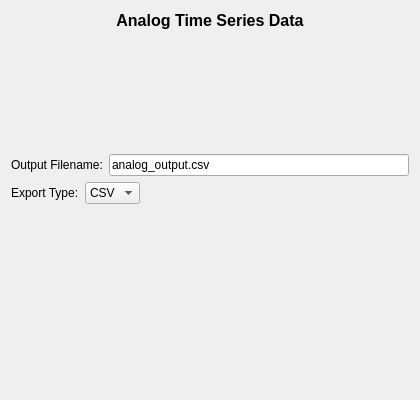
<?xml version="1.0" encoding="UTF-8"?>
<ui version="4.0">
 <class>AnalogTimeSeriesInspector</class>
 <widget class="QWidget" name="AnalogTimeSeriesInspector">
  <property name="geometry">
   <rect>
    <x>0</x>
    <y>0</y>
    <width>420</width>
    <height>400</height>
   </rect>
  </property>
  <property name="windowTitle">
   <string>Analog Time Series Tools</string>
  </property>
  <layout class="QVBoxLayout" name="mainVerticalLayout">
   <item>
    <widget class="QLabel" name="label_main_title">
     <property name="font">
      <font>
       <pointsize>12</pointsize>
       <bold>true</bold>
      </font>
     </property>
     <property name="text">
      <string>Analog Time Series Data</string>
     </property>
     <property name="alignment">
      <set>Qt::AlignmentFlag::AlignCenter</set>
     </property>
    </widget>
   </item>
   <item>
    <spacer name="verticalSpacer_top">
     <property name="orientation">
      <enum>Qt::Orientation::Vertical</enum>
     </property>
     <property name="sizeHint" stdset="0">
      <size>
       <width>20</width>
       <height>10</height>
      </size>
     </property>
    </spacer>
   </item>
   <item>
    <widget class="Section" name="export_section" native="true">
     <property name="sizePolicy">
      <sizepolicy hsizetype="Expanding" vsizetype="Preferred">
       <horstretch>0</horstretch>
       <verstretch>0</verstretch>
      </sizepolicy>
     </property>
     <layout class="QVBoxLayout" name="exportSectionLayout">
      <property name="leftMargin">
       <number>0</number>
      </property>
      <property name="topMargin">
       <number>0</number>
      </property>
      <property name="rightMargin">
       <number>0</number>
      </property>
      <property name="bottomMargin">
       <number>0</number>
      </property>
      <item>
       <layout class="QHBoxLayout" name="filenameLayout">
        <item>
         <widget class="QLabel" name="label_filename">
          <property name="text">
           <string>Output Filename:</string>
          </property>
         </widget>
        </item>
        <item>
         <widget class="QLineEdit" name="filename_edit">
          <property name="text">
           <string>analog_output.csv</string>
          </property>
         </widget>
        </item>
       </layout>
      </item>
      <item>
       <layout class="QHBoxLayout" name="exportTypeLayout">
        <item>
         <widget class="QLabel" name="label_export_type">
          <property name="text">
           <string>Export Type:</string>
          </property>
         </widget>
        </item>
        <item>
         <widget class="QComboBox" name="export_type_combo">
          <item>
           <property name="text">
            <string>CSV</string>
           </property>
          </item>
         </widget>
        </item>
        <item>
         <spacer name="exportTypeSpacer">
          <property name="orientation">
           <enum>Qt::Orientation::Horizontal</enum>
          </property>
          <property name="sizeHint" stdset="0">
           <size>
            <width>40</width>
            <height>20</height>
           </size>
          </property>
         </spacer>
        </item>
       </layout>
      </item>
      <item>
       <widget class="QStackedWidget" name="stacked_saver_options">
        <property name="currentIndex">
         <number>0</number>
        </property>
        <widget class="CSVAnalogSaver_Widget" name="csv_analog_saver_widget"/>
       </widget>
      </item>
     </layout>
    </widget>
   </item>
   <item>
    <spacer name="verticalSpacer_bottom">
     <property name="orientation">
      <enum>Qt::Orientation::Vertical</enum>
     </property>
     <property name="sizeHint" stdset="0">
      <size>
       <width>20</width>
       <height>40</height>
      </size>
     </property>
    </spacer>
   </item>
  </layout>
 </widget>
 <customwidgets>
  <customwidget>
   <class>CSVAnalogSaver_Widget</class>
   <extends>QWidget</extends>
   <header>DataExport_Widget/AnalogTimeSeries/CSV/CSVAnalogSaver_Widget.hpp</header>
   <container>1</container>
  </customwidget>
  <customwidget>
   <class>Section</class>
   <extends>QWidget</extends>
   <header>Collapsible_Widget/Section.hpp</header>
   <container>1</container>
  </customwidget>
 </customwidgets>
 <resources/>
 <connections/>
</ui>
